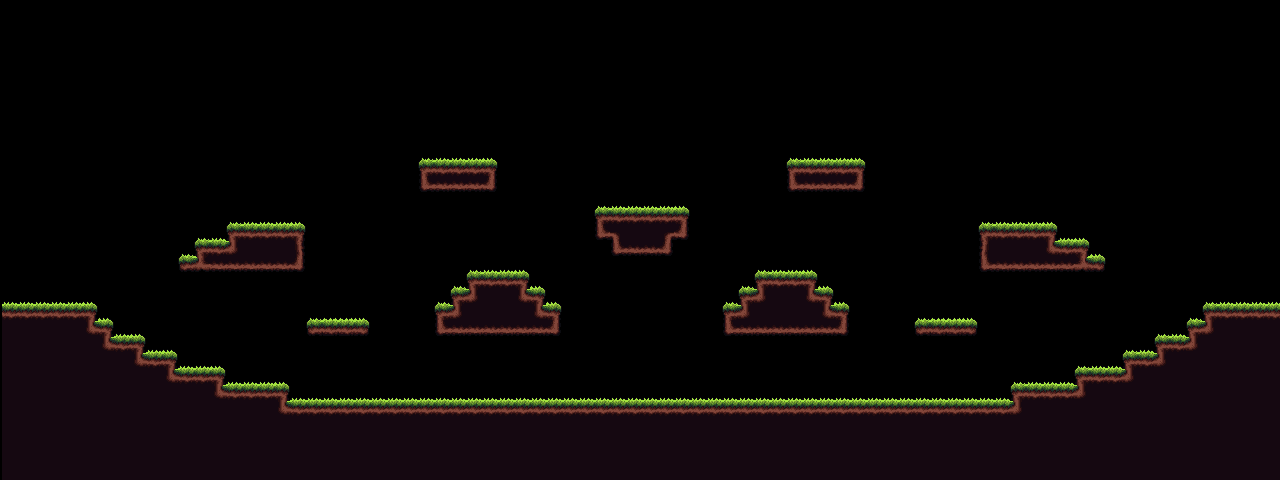

Rendered tile map (Tiled .tmx) drawn with the repository's tilesets; below, a short description and the full map source, tile grids included:
An orthogonal 80x30 tile map with 16x16 px tiles, 1 tile layer (ground), 2 tilesets and 6 objects (4x spawner, player, next).

<map version="1.0" orientation="orthogonal" renderorder="right-down" width="80" height="30" tilewidth="16" tileheight="16" nextobjectid="25">
 <properties>
  <property name="camera_zoom" type="float" value="3" />
  <property name="flow_field" type="bool" value="true" />
  <property name="meshes" value="ai_player" />
 </properties>
 <tileset firstgid="1" source="main.tsx" />
 <tileset firstgid="257" source="main.tsx" />
 <layer name="ground" width="80" height="30" offsetx="2" offsety="0">
  <data encoding="csv">
0,0,0,0,0,0,0,0,0,0,0,0,0,0,0,0,0,0,0,0,0,0,0,0,0,0,0,0,0,0,0,0,0,0,0,0,0,0,0,0,0,0,0,0,0,0,0,0,0,0,0,0,0,0,0,0,0,0,0,0,0,0,0,0,0,0,0,0,0,0,0,0,0,0,0,0,0,0,0,0,
0,0,0,0,0,0,0,0,0,0,0,0,0,0,0,0,0,0,0,0,0,0,0,0,0,0,0,0,0,0,0,0,0,0,0,0,0,0,0,0,0,0,0,0,0,0,0,0,0,0,0,0,0,0,0,0,0,0,0,0,0,0,0,0,0,0,0,0,0,0,0,0,0,0,0,0,0,0,0,0,
0,0,0,0,0,0,0,0,0,0,0,0,0,0,0,0,0,0,0,0,0,0,0,0,0,0,0,0,0,0,0,0,0,0,0,0,0,0,0,0,0,0,0,0,0,0,0,0,0,0,0,0,0,0,0,0,0,0,0,0,0,0,0,0,0,0,0,0,0,0,0,0,0,0,0,0,0,0,0,0,
0,0,0,0,0,0,0,0,0,0,0,0,0,0,0,0,0,0,0,0,0,0,0,0,0,0,0,0,0,0,0,0,0,0,0,0,0,0,0,0,0,0,0,0,0,0,0,0,0,0,0,0,0,0,0,0,0,0,0,0,0,0,0,0,0,0,0,0,0,0,0,0,0,0,0,0,0,0,0,0,
0,0,0,0,0,0,0,0,0,0,0,0,0,0,0,0,0,0,0,0,0,0,0,0,0,0,0,0,0,0,0,0,0,0,0,0,0,0,0,0,0,0,0,0,0,0,0,0,0,0,0,0,0,0,0,0,0,0,0,0,0,0,0,0,0,0,0,0,0,0,0,0,0,0,0,0,0,0,0,0,
0,0,0,0,0,0,0,0,0,0,0,0,0,0,0,0,0,0,0,0,0,0,0,0,0,0,0,0,0,0,0,0,0,0,0,0,0,0,0,0,0,0,0,0,0,0,0,0,0,0,0,0,0,0,0,0,0,0,0,0,0,0,0,0,0,0,0,0,0,0,0,0,0,0,0,0,0,0,0,0,
0,0,0,0,0,0,0,0,0,0,0,0,0,0,0,0,0,0,0,0,0,0,0,0,0,0,0,0,0,0,0,0,0,0,0,0,0,0,0,0,0,0,0,0,0,0,0,0,0,0,0,0,0,0,0,0,0,0,0,0,0,0,0,0,0,0,0,0,0,0,0,0,0,0,0,0,0,0,0,0,
0,0,0,0,0,0,0,0,0,0,0,0,0,0,0,0,0,0,0,0,0,0,0,0,0,0,0,0,0,0,0,0,0,0,0,0,0,0,0,0,0,0,0,0,0,0,0,0,0,0,0,0,0,0,0,0,0,0,0,0,0,0,0,0,0,0,0,0,0,0,0,0,0,0,0,0,0,0,0,0,
0,0,0,0,0,0,0,0,0,0,0,0,0,0,0,0,0,0,0,0,0,0,0,0,0,0,0,0,0,0,0,0,0,0,0,0,0,0,0,0,0,0,0,0,0,0,0,0,0,0,0,0,0,0,0,0,0,0,0,0,0,0,0,0,0,0,0,0,0,0,0,0,0,0,0,0,0,0,0,0,
0,0,0,0,0,0,0,0,0,0,0,0,0,0,0,0,0,0,0,0,0,0,0,0,0,0,257,258,258,258,259,0,0,0,0,0,0,0,0,0,0,0,0,0,0,0,0,0,0,1,2,2,2,3,0,0,0,0,0,0,0,0,0,0,0,0,0,0,0,0,0,0,0,0,0,0,0,0,0,0,
0,0,0,0,0,0,0,0,0,0,0,0,0,0,0,0,0,0,0,0,0,0,0,0,0,0,273,274,274,274,275,0,0,0,0,0,0,0,0,0,0,0,0,0,0,0,0,0,0,17,18,18,18,19,0,0,0,0,0,0,0,0,0,0,0,0,0,0,0,0,0,0,0,0,0,0,0,0,0,0,
0,0,0,0,0,0,0,0,0,0,0,0,0,0,0,0,0,0,0,0,0,0,0,0,0,0,305,306,306,306,307,0,0,0,0,0,0,0,0,0,0,0,0,0,0,0,0,0,0,49,50,50,50,51,0,0,0,0,0,0,0,0,0,0,0,0,0,0,0,0,0,0,0,0,0,0,0,0,0,0,
0,0,0,0,0,0,0,0,0,0,0,0,0,0,0,0,0,0,0,0,0,0,0,0,0,0,0,0,0,0,0,0,0,0,0,0,0,257,258,258,258,258,259,0,0,0,0,0,0,0,0,0,0,0,0,0,0,0,0,0,0,0,0,0,0,0,0,0,0,0,0,0,0,0,0,0,0,0,0,0,
0,0,0,0,0,0,0,0,0,0,0,0,0,0,257,258,258,258,259,0,0,0,0,0,0,0,0,0,0,0,0,0,0,0,0,0,0,273,274,274,274,274,275,0,0,0,0,0,0,0,0,0,0,0,0,0,0,0,0,0,0,257,258,258,258,259,0,0,0,0,0,0,0,0,0,0,0,0,0,0,
0,0,0,0,0,0,0,0,0,0,0,0,257,258,273,274,274,274,275,0,0,0,0,0,0,0,0,0,0,0,0,0,0,0,0,0,0,305,293,290,290,292,307,0,0,0,0,0,0,0,0,0,0,0,0,0,0,0,0,0,0,273,274,274,274,275,258,259,0,0,0,0,0,0,0,0,0,0,0,0,
0,0,0,0,0,0,0,0,0,0,0,260,273,274,309,290,290,290,291,0,0,0,0,0,0,0,0,0,0,0,0,0,0,0,0,0,0,0,305,306,306,307,0,0,0,0,0,0,0,0,0,0,0,0,0,0,0,0,0,0,0,289,290,290,290,308,274,275,6,0,0,0,0,0,0,0,0,0,0,0,
0,0,0,0,0,0,0,0,0,0,0,276,294,306,306,306,306,306,307,0,0,0,0,0,0,0,0,0,0,257,258,258,259,0,0,0,0,0,0,0,0,0,0,0,0,0,0,1,2,2,3,0,0,0,0,0,0,0,0,0,0,305,306,306,306,306,306,310,278,0,0,0,0,0,0,0,0,0,0,0,
0,0,0,0,0,0,0,0,0,0,0,0,0,0,0,0,0,0,0,0,0,0,0,0,0,0,0,0,257,273,274,274,275,259,0,0,0,0,0,0,0,0,0,0,0,0,1,17,18,18,19,3,0,0,0,0,0,0,0,0,0,0,0,0,0,0,0,0,0,0,0,0,0,0,0,0,0,0,0,0,
258,258,258,258,258,259,0,0,0,0,0,0,0,0,0,0,0,0,0,0,0,0,0,0,0,0,0,257,273,309,290,290,308,275,259,0,0,0,0,0,0,0,0,0,0,1,17,53,34,34,52,19,3,0,0,0,0,0,0,0,0,0,0,0,0,0,0,0,0,0,0,0,0,0,0,257,258,258,258,258,
274,274,274,274,274,275,259,0,0,0,0,0,0,0,0,0,0,0,0,260,261,261,262,0,0,0,0,273,309,290,290,290,290,308,275,0,0,0,0,0,0,0,0,0,0,17,53,34,34,34,34,52,19,0,0,0,0,260,261,261,262,0,0,0,0,0,0,0,0,0,0,0,0,0,257,273,274,274,274,274,
290,290,290,290,290,308,275,258,259,0,0,0,0,0,0,0,0,0,0,276,277,277,278,0,0,0,0,305,306,306,306,306,306,306,307,0,0,0,0,0,0,0,0,0,0,49,50,50,50,50,50,50,51,0,0,0,0,276,277,277,278,0,0,0,0,0,0,0,0,0,0,0,257,258,273,309,290,290,290,290,
290,290,290,290,290,290,308,274,275,258,259,0,0,0,0,0,0,0,0,0,0,0,0,0,0,0,0,0,0,0,0,0,0,0,0,0,0,0,0,0,0,0,0,0,0,0,0,0,0,0,0,0,0,0,0,0,0,0,0,0,0,0,0,0,0,0,0,0,0,0,257,258,273,274,309,290,290,290,290,290,
290,290,290,290,290,290,290,290,308,274,275,258,258,259,0,0,0,0,0,0,0,0,0,0,0,0,0,0,0,0,0,0,0,0,0,0,0,0,0,0,0,0,0,0,0,0,0,0,0,0,0,0,0,0,0,0,0,0,0,0,0,0,0,0,0,0,0,257,258,258,273,274,309,290,290,290,290,290,290,290,
290,290,290,290,290,290,290,290,290,290,308,274,274,275,258,258,258,259,0,0,0,0,0,0,0,0,0,0,0,0,0,0,0,0,0,0,0,0,0,0,0,0,0,0,0,0,0,0,0,0,0,0,0,0,0,0,0,0,0,0,0,0,0,257,258,258,258,273,274,274,309,290,290,290,290,290,290,290,290,290,
290,290,290,290,290,290,290,290,290,290,290,290,290,308,274,274,274,275,2,2,2,2,2,2,2,2,2,2,2,2,2,2,2,2,2,2,2,2,2,2,2,2,2,2,2,2,2,2,2,2,2,2,2,2,2,2,2,2,2,2,2,2,2,273,274,274,274,309,290,290,290,290,290,290,290,290,290,290,290,290,
290,290,290,290,290,290,290,290,290,290,290,290,290,290,290,290,290,308,274,274,274,274,274,274,274,274,274,274,274,274,274,274,274,274,274,274,274,274,274,274,274,274,274,274,274,274,274,274,274,274,274,274,274,274,274,274,274,274,274,274,274,274,274,309,290,290,290,290,290,290,290,290,290,290,290,290,290,290,290,290,
290,290,290,290,290,290,290,290,290,290,290,290,290,290,290,290,290,290,290,290,290,290,290,290,290,290,290,290,290,290,290,290,290,290,290,290,290,290,290,290,290,290,290,290,290,290,290,290,290,290,290,290,290,290,290,290,290,290,290,290,290,290,290,290,290,290,290,290,290,290,290,290,290,290,290,290,290,290,290,290,
290,290,290,290,290,290,290,290,290,290,290,290,290,290,290,290,290,290,290,290,290,290,290,290,290,290,290,290,290,290,290,290,290,290,290,290,290,290,290,290,290,290,290,290,290,290,290,290,290,290,290,290,290,290,290,290,290,290,290,290,290,290,290,290,290,290,290,290,290,290,290,290,290,290,290,290,290,290,290,290,
290,290,290,290,290,290,290,290,290,290,290,290,290,290,290,290,290,290,290,290,290,290,290,290,290,290,290,290,290,290,290,290,290,290,290,290,290,290,290,290,290,290,290,290,290,290,290,290,290,290,290,290,290,290,290,290,290,290,290,290,290,290,290,290,290,290,290,290,290,290,290,290,290,290,290,290,290,290,290,290,
290,290,290,290,290,290,290,290,290,290,290,290,290,290,290,290,290,290,290,290,290,290,290,290,290,290,290,290,290,290,290,290,290,290,290,290,290,290,290,290,290,290,290,290,290,290,290,290,290,290,290,290,290,290,290,290,290,290,290,290,290,290,290,290,290,290,290,290,290,290,290,290,290,290,290,290,290,290,290,290
</data>
 </layer>
 <objectgroup name="spawns">
  <object id="1" name="player_spawn" type="player" x="632" y="360" width="16" height="40" />
  <object id="5" name="spawner" type="spawner" x="484" y="248" width="24" height="24" />
  <object id="9" name="spawner" type="spawner" x="772" y="248" width="24" height="24" />
  <object id="10" name="spawner" type="spawner" x="492" y="376" width="24" height="24" />
  <object id="11" name="spawner" type="spawner" x="780" y="376" width="24" height="24" />
 </objectgroup>
 <objectgroup name="triggers">
  <object id="12" name="next" x="1246" y="279" width="4" height="4" />
 </objectgroup>
</map>
